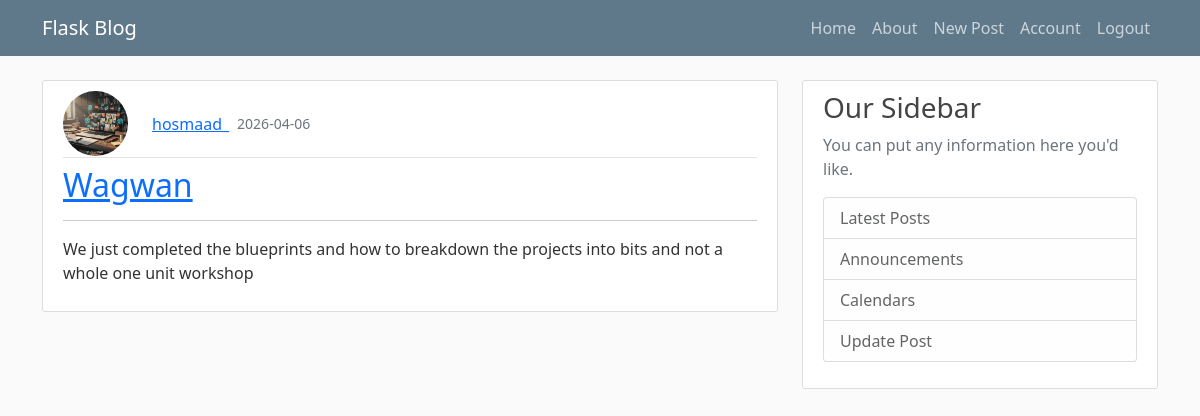
The app's page /post/18 (signed in) with its own data.
### Flaskblog/model.py (models this page shows, shortened)
class User(db.Model, UserMixin):
    id = db.Column(db.Integer, primary_key=True)
    username = db.Column(db.String(20), unique=True, nullable=False)
    email = db.Column(db.String(120), unique=True, nullable=False)
    image_file = db.Column(db.String(20), nullable=False, default="user.png")
    password = db.Column(db.String(60), nullable=False)
    posts = db.relationship("Post", backref="author", lazy=True)

class Post(db.Model):
    id = db.Column(db.Integer, primary_key=True)
    title = db.Column(db.String(100), nullable=False)
    date_posted = db.Column(db.DateTime, nullable=False, default=datetime.utcnow)
    content = db.Column(db.Text, nullable=False)
    user_id = db.Column(db.Integer, db.ForeignKey("user.id"), nullable=False)

### Flaskblog/posts/routes.py (the view)
@posts.route("/post/<int:post_id>")
@login_required
def post(post_id):
    post = Post.query.get_or_404(post_id)
    delete_form = DeletePostForm()
    return render_template("post.html", title=post.title, post=post, legend=post.title + " by " + post.author.username, delete_form=delete_form)

### Flaskblog/model.py (called while the page is built)
@login_manager.user_loader
def load_user(user_id):
    return User.query.get(int(user_id))

### Flaskblog/templates/post.html (shortened to what this page needs)
{% extends "layout.html" %}
{% block content %}
    <article class="media content-section">
         <div class="media-body">
            <div class="article-metadata d-flex align-items-center gap-2 mb-2">
              <img class="rounded-circle article-img"
                   src="{{ url_for('static', filename='profile_pics/' + post.author.image_file) }}"
                   alt="Profile Picture">
              <a class="mr-2" href="{{ url_for('users.user', username=post.author.username) }}">{{ post.author.username }}</a>
              <small class="text-muted">{{ post.date_posted.strftime("%Y-%m-%d") }}</small>
                </div>
                <h2 class="article-title"> <a href="{{ url_for('posts.post', post_id=post.id) }}">{{ post.title }}</a></h2>
                <hr>
                <p class="article-content">{{ post.content }}</p>
            </div>
    </article>
{% endblock %}

### Flaskblog/static/main.css (style rules this page uses)
body { background: #fafafa; color: #333333; margin-top: 5rem; }
h1, h2, h3, h4, h5, h6 { color: #444444; }
.content-section { background: #ffffff; padding: 10px 20px; border: 1px solid #dddddd; border-radius: 3px; margin-bottom: 20px; }
.article-title { color: #444444; }
.article-content { white-space: pre-line; }
.article-img { height: 65px; width: 65px; margin-right: 16px; }
.article-metadata { padding-bottom: 1px; margin-bottom: 4px; border-bottom: 1px solid #e3e3e3 }

### records on screen
User: image_file (placeholder picture), author.username "hosmaad_"
Post: date_posted "2026-04-06", title "Wagwan", content "We just completed the blueprints and how to breakdown the projects into bits and not a whole one unit workshop"
